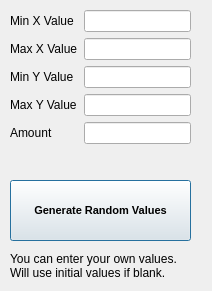
<?xml version="1.0" encoding="UTF-8"?>
<ui version="4.0">
 <class>RandomValuesDialog</class>
 <widget class="QDialog" name="RandomValuesDialog">
  <property name="geometry">
   <rect>
    <x>0</x>
    <y>0</y>
    <width>212</width>
    <height>291</height>
   </rect>
  </property>
  <property name="windowTitle">
   <string>Dialog</string>
  </property>
  <widget class="QPushButton" name="generateValues">
   <property name="geometry">
    <rect>
     <x>10</x>
     <y>180</y>
     <width>181</width>
     <height>61</height>
    </rect>
   </property>
   <property name="font">
    <font>
     <pointsize>8</pointsize>
     <weight>75</weight>
     <bold>true</bold>
    </font>
   </property>
   <property name="text">
    <string>Generate Random Values</string>
   </property>
  </widget>
  <widget class="QLabel" name="generateLabel">
   <property name="geometry">
    <rect>
     <x>10</x>
     <y>250</y>
     <width>181</width>
     <height>31</height>
    </rect>
   </property>
   <property name="text">
    <string>You can enter your own values. 
Will use initial values if blank.</string>
   </property>
  </widget>
  <widget class="QWidget" name="formLayoutWidget">
   <property name="geometry">
    <rect>
     <x>10</x>
     <y>10</y>
     <width>181</width>
     <height>161</height>
    </rect>
   </property>
   <layout class="QFormLayout" name="formLayout">
    <item row="0" column="0">
     <widget class="QLabel" name="minXValueLabel">
      <property name="text">
       <string>Min X Value</string>
      </property>
     </widget>
    </item>
    <item row="0" column="1">
     <widget class="QLineEdit" name="minXValueLineEdit"/>
    </item>
    <item row="1" column="0">
     <widget class="QLabel" name="maxXValueLabel">
      <property name="text">
       <string>Max X Value</string>
      </property>
     </widget>
    </item>
    <item row="1" column="1">
     <widget class="QLineEdit" name="maxXValueLineEdit"/>
    </item>
    <item row="2" column="0">
     <widget class="QLabel" name="minYValueLabel">
      <property name="text">
       <string>Min Y Value</string>
      </property>
     </widget>
    </item>
    <item row="2" column="1">
     <widget class="QLineEdit" name="minYValueLineEdit"/>
    </item>
    <item row="3" column="0">
     <widget class="QLabel" name="maxYValueLabel">
      <property name="text">
       <string>Max Y Value</string>
      </property>
     </widget>
    </item>
    <item row="3" column="1">
     <widget class="QLineEdit" name="maxYValueLineEdit"/>
    </item>
    <item row="4" column="0">
     <widget class="QLabel" name="amountLabel">
      <property name="text">
       <string>Amount</string>
      </property>
     </widget>
    </item>
    <item row="4" column="1">
     <widget class="QLineEdit" name="amountLineEdit"/>
    </item>
   </layout>
  </widget>
 </widget>
 <resources/>
 <connections/>
</ui>
